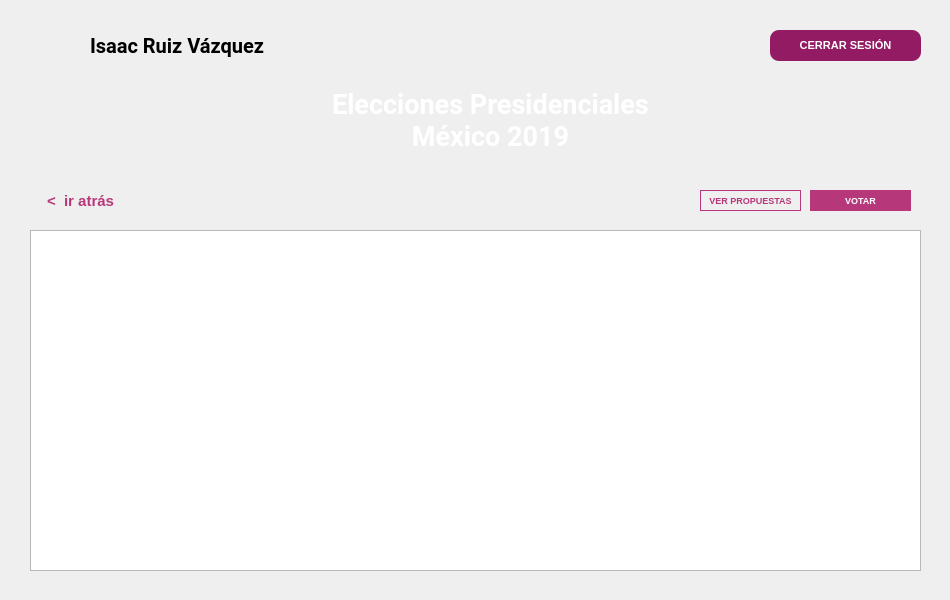
<?xml version="1.0" encoding="UTF-8"?>
<ui version="4.0">
 <class>votacionWin</class>
 <widget class="QWidget" name="votacionWin">
  <property name="geometry">
   <rect>
    <x>0</x>
    <y>0</y>
    <width>950</width>
    <height>600</height>
   </rect>
  </property>
  <property name="minimumSize">
   <size>
    <width>950</width>
    <height>600</height>
   </size>
  </property>
  <property name="maximumSize">
   <size>
    <width>950</width>
    <height>600</height>
   </size>
  </property>
  <property name="windowTitle">
   <string>Form</string>
  </property>
  <widget class="QLabel" name="bg">
   <property name="geometry">
    <rect>
     <x>0</x>
     <y>-10</y>
     <width>951</width>
     <height>621</height>
    </rect>
   </property>
   <property name="text">
    <string/>
   </property>
   <property name="pixmap">
    <pixmap resource="resource.qrc">:/resource/img/elecciones.png</pixmap>
   </property>
  </widget>
  <widget class="QLabel" name="lblEleccion">
   <property name="geometry">
    <rect>
     <x>300</x>
     <y>80</y>
     <width>381</width>
     <height>81</height>
    </rect>
   </property>
   <property name="font">
    <font>
     <family>Roboto</family>
     <pointsize>20</pointsize>
     <weight>75</weight>
     <bold>true</bold>
    </font>
   </property>
   <property name="styleSheet">
    <string notr="true">color:white;</string>
   </property>
   <property name="text">
    <string>Elecciones Presidenciales México 2019</string>
   </property>
   <property name="scaledContents">
    <bool>false</bool>
   </property>
   <property name="alignment">
    <set>Qt::AlignCenter</set>
   </property>
   <property name="wordWrap">
    <bool>true</bool>
   </property>
  </widget>
  <widget class="QPushButton" name="btnCerrarSesion">
   <property name="geometry">
    <rect>
     <x>770</x>
     <y>30</y>
     <width>151</width>
     <height>31</height>
    </rect>
   </property>
   <property name="cursor">
    <cursorShape>PointingHandCursor</cursorShape>
   </property>
   <property name="styleSheet">
    <string notr="true">border: 0px solid;
background: #921B63;
color:white;
border-radius: 9px;
font-weight:bold;
font-size:11px;
</string>
   </property>
   <property name="text">
    <string>CERRAR SESIÓN</string>
   </property>
  </widget>
  <widget class="QPushButton" name="btnVotar">
   <property name="geometry">
    <rect>
     <x>810</x>
     <y>190</y>
     <width>101</width>
     <height>21</height>
    </rect>
   </property>
   <property name="cursor">
    <cursorShape>PointingHandCursor</cursorShape>
   </property>
   <property name="styleSheet">
    <string notr="true">border: 0px solid #B7387A;
background: #B7387A;
color: white;
border-radius: 15px;
font-weight:bold;
font-size:9px;
</string>
   </property>
   <property name="text">
    <string>VOTAR</string>
   </property>
  </widget>
  <widget class="QLabel" name="lblNombre">
   <property name="geometry">
    <rect>
     <x>90</x>
     <y>30</y>
     <width>211</width>
     <height>31</height>
    </rect>
   </property>
   <property name="font">
    <font>
     <family>Roboto</family>
     <pointsize>15</pointsize>
     <weight>75</weight>
     <bold>true</bold>
    </font>
   </property>
   <property name="text">
    <string>Isaac Ruiz Vázquez</string>
   </property>
  </widget>
  <widget class="QTableView" name="tblCandidatos">
   <property name="geometry">
    <rect>
     <x>30</x>
     <y>230</y>
     <width>891</width>
     <height>341</height>
    </rect>
   </property>
   <property name="selectionMode">
    <enum>QAbstractItemView::SingleSelection</enum>
   </property>
   <property name="selectionBehavior">
    <enum>QAbstractItemView::SelectRows</enum>
   </property>
   <property name="sortingEnabled">
    <bool>true</bool>
   </property>
  </widget>
  <widget class="QPushButton" name="btnPropuestas">
   <property name="geometry">
    <rect>
     <x>700</x>
     <y>190</y>
     <width>101</width>
     <height>21</height>
    </rect>
   </property>
   <property name="cursor">
    <cursorShape>PointingHandCursor</cursorShape>
   </property>
   <property name="styleSheet">
    <string notr="true">border: 1px solid #B7387A;
background: none;
color: #B7387A;
border-radius: 15px;
font-weight:bold;
font-size:9px;
</string>
   </property>
   <property name="text">
    <string>VER PROPUESTAS</string>
   </property>
  </widget>
  <widget class="QPushButton" name="btnAtras">
   <property name="geometry">
    <rect>
     <x>30</x>
     <y>190</y>
     <width>101</width>
     <height>21</height>
    </rect>
   </property>
   <property name="cursor">
    <cursorShape>PointingHandCursor</cursorShape>
   </property>
   <property name="styleSheet">
    <string notr="true">border: 0px solid #B7387A;
background: none;
color: #B7387A;
border-radius: 15px;
font-weight:bold;
font-size:15px;
</string>
   </property>
   <property name="text">
    <string>&lt;  ir atrás</string>
   </property>
  </widget>
 </widget>
 <resources>
  <include location="resource.qrc"/>
 </resources>
 <connections/>
</ui>
